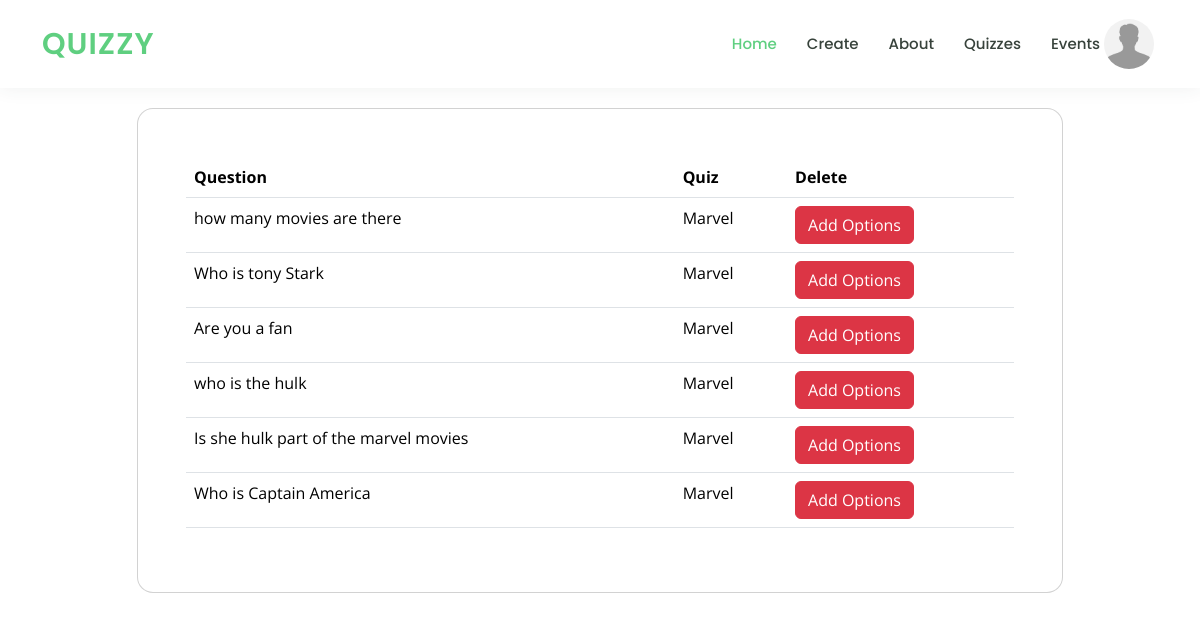
The page /quizzes/add_question/8/questions/ (signed in) on the database its author committed.
### app/models.py (models this page shows, shortened)
class Profile(models.Model):
    user = models.OneToOneField(User, on_delete=models.CASCADE)
    avatar = models.ImageField(
        default='avatar.jpg',  # default avatar
        upload_to='profile_avatars'  # dir to store the image
    )

class Question(models.Model):
    qn = models.CharField(max_length=200)
    marks = models.IntegerField(default=5)
    quiz = models.ForeignKey(Quiz, on_delete=models.CASCADE)

class Quiz(models.Model):
    title = models.CharField(max_length=50)
    description = models.TextField()
    number_of_questions = models.IntegerField(default=1)
    time = models.IntegerField(help_text="Duration of the quiz in seconds", default="1")
    def __str__(self):
        return self.title

### app/views.py (the view)
# urls.py: path('quizzes/add_question/<quiz_id>/questions/', views.question, name='question'),
def question(request, quiz_id):
    quiz = Quiz.objects.get(pk=quiz_id)
    questions = Question.objects.filter(quiz=quiz)
    return render(request, 'questions.html', {'questions': questions, 'quiz_id': quiz_id})

### templates/questions.html (shortened to what this page needs)
{% extends 'base.html' %}
{% load static %}
{% block content %}
    <br>
    <br>
     <section class="intro">
        <div class="mask d-flex align-items-center h-100">
          <div class="container">
            <div class="row justify-content-center">
              <div class="col-12 col-lg-10">
                <div class="card" style="border-radius: 1rem;">
                  <div class="card-body p-5">
                    <table class="table">
                        <thead>
                          <tr>
                            <th>Question</th>
                            <th>Quiz</th>
                            <th>Delete</th>
                          </tr>
                        </thead>
                          {% for question in questions %}
                            <tr>
                              <td>{{question.qn}}</td>
                              <td>{{question.quiz}}</td>
                              <td><a href="/add_options/{{question.id}}/" class="btn btn-danger">Add Options</a></td>
                            </tr>
                          {% endfor %}
                    </table>
                  </div>
                </div>
              </div>
            </div>
          </div>
        </div>
     </section>
{% endblock %}

### templates/base.html (shortened to what this page needs)
<!doctype html>
<html lang="en">
<head>
    {% load static %}
    <link rel="stylesheet" href="{% static 'css/base.css' %}">
  <link href="{% static 'assets/vendor/animate.css/animate.min.css' %}" rel="stylesheet">
  <link href="{% static 'assets/vendor/aos/aos.css' %}" rel="stylesheet">
  <link href="{% static 'assets/vendor/bootstrap/css/bootstrap.min.css' %}" rel="stylesheet">
  <link href="{% static 'assets/vendor/bootstrap-icons/bootstrap-icons.css' %}" rel="stylesheet">
  <link href="{% static 'assets/vendor/boxicons/css/boxicons.min.css' %}" rel="stylesheet">
  <link href="{% static 'assets/vendor/remixicon/remixicon.css' %}" rel="stylesheet">
  <link href="{% static 'assets/vendor/swiper/swiper-bundle.min.css' %}" rel="stylesheet">
  <link href="{% static 'assets/css/style.css' %}" rel="stylesheet">
</head>
<body>
  <header id="header" class="fixed-top">
      {% if request.user.is_authenticated %}
          <div class="container d-flex align-items-center">
              <h1 class="logo me-auto"><a href="{% url 'home' %}">Quizzy</a></h1>
              <nav id="navbar" class="navbar order-last order-lg-0">
                <ul>
                  <li><a class="active" href="{% url 'home' %}">Home</a></li>
                  <li><a href="{% url 'create' %}">Create</a></li>
                  <li><a href="{% url 'about' %}">About</a></li>
                  <li><a href="{% url 'quizzes' %}">Quizzes</a></li>
                  <li><a href="{% url 'events' %}">Events</a></li>
                </ul>
              </nav>
              <div class="dropdown">
                <a class="nav-link p-1" href="#" role="button" data-bs-toggle="dropdown">
                  <img src="{{ user.profile.avatar.url }}" alt="Avatar"  class="avatar rounded-circle" >
                </a>
            </div>
          </div>
      {% endif %}
  </header>
{% block content %}
{% endblock %}
</body>
</html>

### static/css/base.css (style rules this page uses)
.avatar { vertical-align: middle; width: 50px; height: 50px; border-radius: 50%; }

### static/assets/css/style.css (style rules this page uses)
body { font-family: "Open Sans", sans-serif; color: #444444; }
a { color: #5fcf80; text-decoration: none; }
h1, h2, h3, h4, h5, h6 { font-family: "Raleway", sans-serif; }
#header { background: #fff; transition: all 0.5s; z-index: 997; padding: 15px 0; box-shadow: 0px 0 18px rgba(55, 66, 59, 0.08); }
#header .logo { font-size: 30px; margin: 0; padding: 0; line-height: 1; font-weight: 600; letter-spacing: 1px; text-transform: uppercase; font-family: "Poppins", sans-serif; }
#header .logo a { color: #5fcf80; }
.navbar { padding: 0; }
.navbar ul { margin: 0; padding: 0; display: flex; list-style: none; align-items: center; }
.navbar li { position: relative; }
.navbar a, .navbar a:focus { display: flex; align-items: center; justify-content: space-between; padding: 10px 0 10px 30px; font-family: "Poppins", sans-serif; font-size: 15px; font-weight: 500; color: #37423b; white-space: nowrap; transition: 0.3s; }
.navbar a:hover, .navbar .active, .navbar .active:focus, .navbar li:hover>a { color: #5fcf80; }
section { padding: 60px 0; overflow: hidden; }

### rows shown on the page
Question: qn "how many movies are there", quiz "Marvel"
Question: qn "Who is tony Stark", quiz "Marvel"
Question: qn "Are you a fan", quiz "Marvel"
Question: qn "who is the hulk", quiz "Marvel"
Question: qn "Is she hulk part of the marvel movies", quiz "Marvel"
Question: qn "Who is Captain America", quiz "Marvel"
